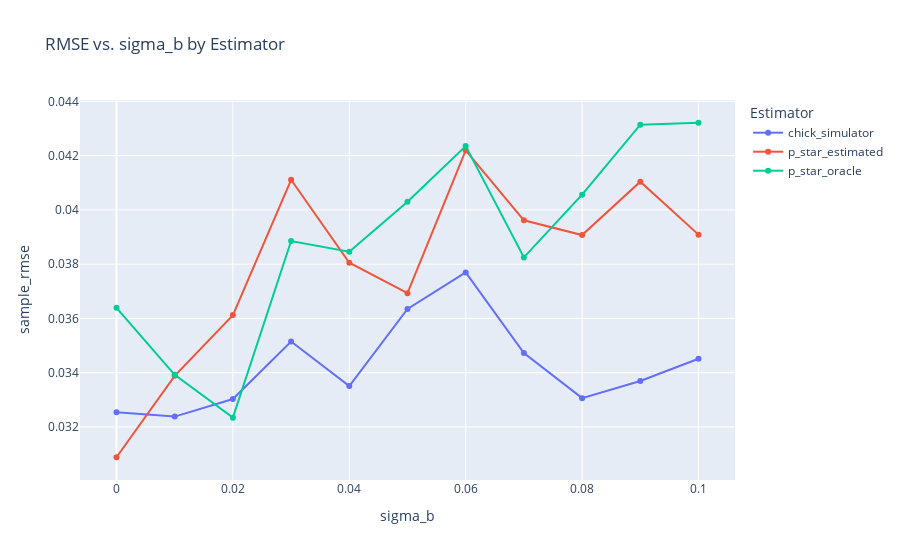

Notebook cell for this chart:
### Code cell
import plotly.express as px

posterior_sigma_b_means = sigma_b_means[sigma_b_means["estimator"] == "Posterior Mean"]
sigma0 = sigma_b_means["R"]

# define dash styles for the two p‐settings
dash_map = {"p = constant 0.5": "solid", "p = 0.5 to 0.95": "dash"}

fig_sample_rmse = px.line(
    posterior_sigma_b_means,
    x="sigma_b",
    y="sample_rmse",
    color="name",
    markers=True,
    title="RMSE vs. sigma_b by Estimator",
)

# keep legend showing only estimator
fig_sample_rmse.update_layout(legend_title_text="Estimator")
fig_sample_rmse.show()

### Figure 1 — Plotly figure (JSON) as saved in the notebook; plotly's stock layout.template omitted (floating-point values rounded to 4 significant figures)
{"data": [{"hovertemplate": "name=chick_simulator<br>sigma_b=%{x}<br>sample_rmse=%{y}<extra></extra>", "legendgroup": "chick_simulator", "line": {"color": "#636efa", "dash": "solid"}, "marker": {"symbol": "circle"}, "mode": "lines+markers", "name": "chick_simulator", "orientation": "v", "showlegend": true, "type": "scatter", "x": [0, 0.01, 0.02, 0.03, 0.04, 0.05, 0.06, 0.07, 0.08, 0.09, 0.1], "xaxis": "x", "y": [0.03255, 0.03238, 0.03303, 0.03515, 0.03351, 0.03635, 0.0377, 0.03472, 0.03306, 0.0337, 0.03451], "yaxis": "y"}, {"hovertemplate": "name=p_star_estimated<br>sigma_b=%{x}<br>sample_rmse=%{y}<extra></extra>", "legendgroup": "p_star_estimated", "line": {"color": "#EF553B", "dash": "solid"}, "marker": {"symbol": "circle"}, "mode": "lines+markers", "name": "p_star_estimated", "orientation": "v", "showlegend": true, "type": "scatter", "x": [0, 0.01, 0.02, 0.03, 0.04, 0.05, 0.06, 0.07, 0.08, 0.09, 0.1], "xaxis": "x", "y": [0.03088, 0.03388, 0.03612, 0.04111, 0.03805, 0.03693, 0.04219, 0.03962, 0.03907, 0.04104, 0.03909], "yaxis": "y"}, {"hovertemplate": "name=p_star_oracle<br>sigma_b=%{x}<br>sample_rmse=%{y}<extra></extra>", "legendgroup": "p_star_oracle", "line": {"color": "#00cc96", "dash": "solid"}, "marker": {"symbol": "circle"}, "mode": "lines+markers", "name": "p_star_oracle", "orientation": "v", "showlegend": true, "type": "scatter", "x": [0, 0.01, 0.02, 0.03, 0.04, 0.05, 0.06, 0.07, 0.08, 0.09, 0.1], "xaxis": "x", "y": [0.03639, 0.03392, 0.03234, 0.03885, 0.03846, 0.0403, 0.04235, 0.03825, 0.04056, 0.04314, 0.04321], "yaxis": "y"}], "layout": {"legend": {"title": {"text": "Estimator"}, "tracegroupgap": 0}, "title": {"text": "RMSE vs. sigma_b by Estimator"}, "xaxis": {"anchor": "y", "domain": [0, 1], "title": {"text": "sigma_b"}}, "yaxis": {"anchor": "x", "domain": [0, 1], "title": {"text": "sample_rmse"}}}}
